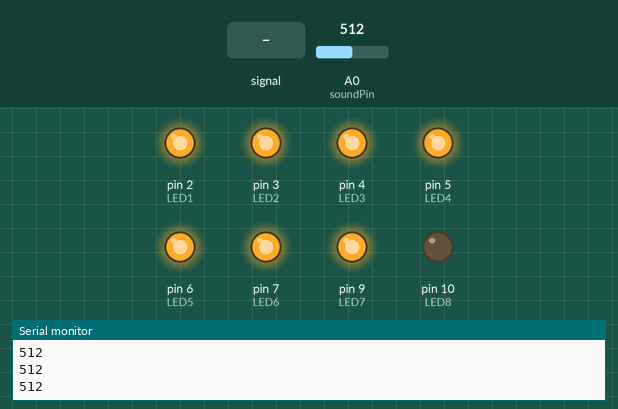
A sketch run on a simulated Arduino Uno, built with avr-gcc and run on an emulated ATmega328P. On the bench: output pins drawn as LEDs (lit = HIGH), the last lines printed to the serial monitor. Dashed ring = blinking. The inputs (shaded band) are chosen by the test bench; at power-on: A0 (soundPin) = 512.

Above: at 1.2 s.
1.3 s: A0 (soundPin) fed a 200 Hz sine of ±255 counts around its level
At 1.83 s:
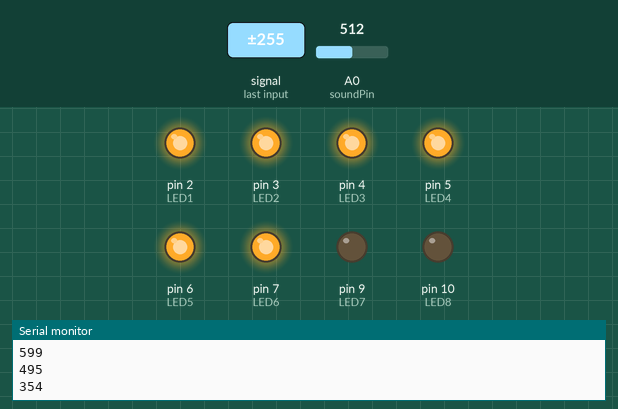
4.3 s: A0 (soundPin) set to 560
At 4.9 s:
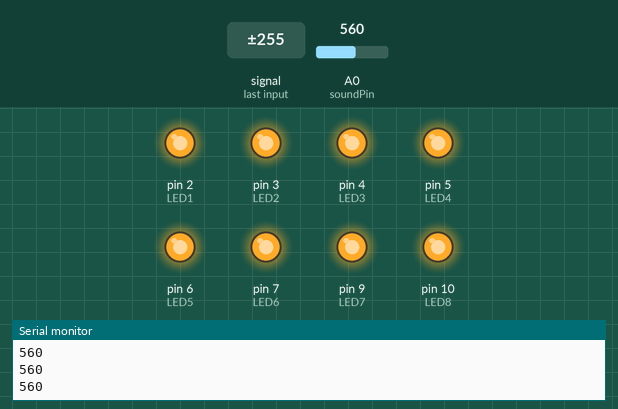
5.8 s: A0 (soundPin) fed a 2 Hz sine of ±306 counts around its level
At 6.19 s:
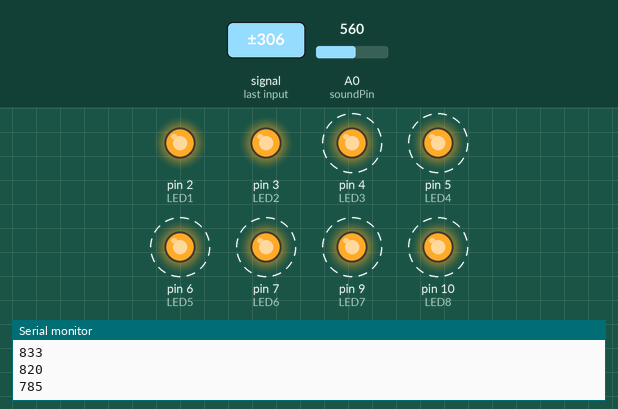
8.8 s: A0 (soundPin) fed a 50 Hz sine of ±306 counts around its level
At 9.13 s:
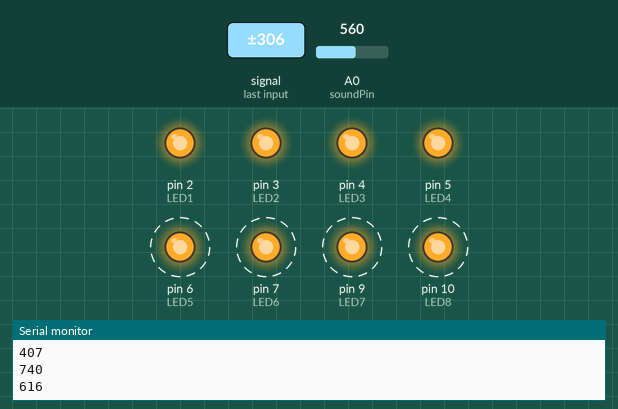
11.8 s: A0 (soundPin) set to 190
At 12.9 s:
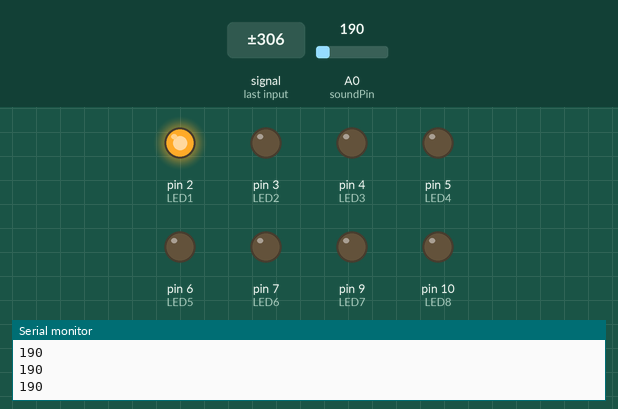
13.3 s: A0 (soundPin) set to 90
At 13.7 s:
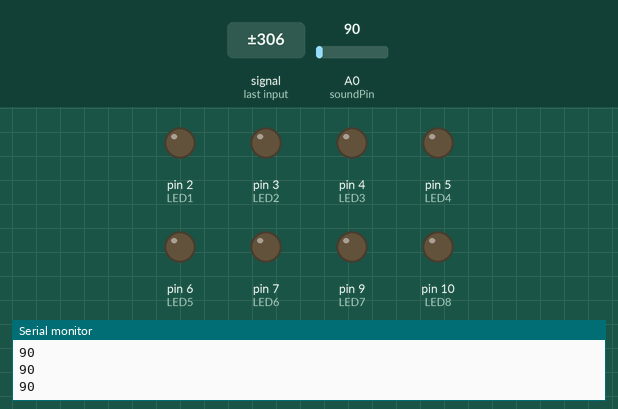
Timing chart, 0 to 15.8 s (numbered marks = the images above; inputs shaded):
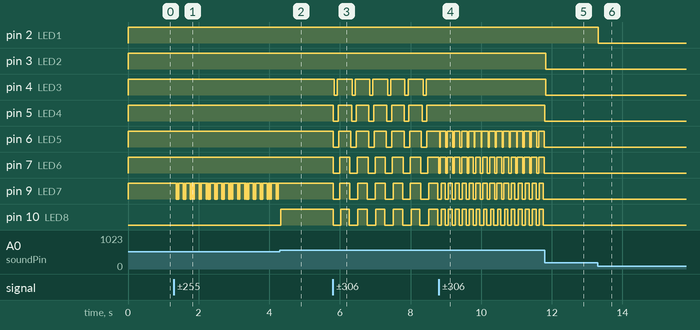

Measured:
- after the input at 1.3 s, pin 9 (LED7): HIGH → LOW after 0.07 s, then moves between LOW and HIGH, repeating every 1.1 s
- after the input at 4.3 s, pin 9 (LED7): stops changing and stays HIGH; pin 10 (LED8): LOW → HIGH at once
- after the input at 5.8 s, pin 4 (LED3): alternates HIGH for 0.42 s and LOW for 0.09 s, starting at once; pin 5 (LED4): alternates HIGH for 0.38 s and LOW for 0.13 s, starting at once
- after the input at 8.8 s, pin 4 (LED3), pin 5 (LED4): stops changing and stays HIGH; pin 6 (LED5): alternates HIGH for 0.16 s and LOW for 0.03 s, starting at once; pin 7 (LED6): alternates HIGH for 0.16 s and LOW for 0.04 s, starting at once; pin 9 (LED7), pin 10 (LED8): alternates HIGH for 0.11 s and LOW for 0.09 s, starting after 0.07 s
- after the input at 11.8 s, pin 3 (LED2), pin 4 (LED3), pin 5 (LED4): HIGH → LOW at once; pin 6 (LED5), pin 7 (LED6), pin 9 (LED7), pin 10 (LED8): stops changing and stays LOW
- after the input at 13.3 s, pin 2 (LED1): HIGH → LOW at once

The sketch:

arduino_input.ino
```cpp
int soundPin = A0;
int LED1 = 2;
int LED2 = 3;
int LED3 = 4;
int LED4 = 5;
int LED5 = 6;
int LED6 = 7;
int LED7 = 9; // pin 8 rusak
int LED8 = 10;

void setup(){
  Serial.begin(9600);
  pinMode(LED1, OUTPUT);
  pinMode(LED2, OUTPUT);
  pinMode(LED3, OUTPUT);
  pinMode(LED4, OUTPUT);
  pinMode(LED5, OUTPUT);
  pinMode(LED6, OUTPUT);
  pinMode(LED7, OUTPUT);
  pinMode(LED8, OUTPUT);
}

void loop(){
  ArdToProcessing(); // fetch analog signal from sensor and print it

  // LED movement
  long sum = 0;
  for(int i=0; i<100; i++){
  sum += analogRead(soundPin);
  }

  sum = sum/100; // average the sample of sound
  if (sum>=100) digitalWrite(LED1, HIGH);
    else digitalWrite(LED1, LOW);
  if (sum>=200) digitalWrite(LED2, HIGH);
    else digitalWrite(LED2, LOW);
  if (sum>=300) digitalWrite(LED3, HIGH);
    else digitalWrite(LED3, LOW);
  if (sum>=350) digitalWrite(LED4, HIGH);
    else digitalWrite(LED4, LOW);
  if (sum>=400) digitalWrite(LED5, HIGH);
    else digitalWrite(LED5, LOW);
  if (sum>=450) digitalWrite(LED6, HIGH);
    else digitalWrite(LED6, LOW);
  if (sum>=500) digitalWrite(LED7, HIGH);
    else digitalWrite(LED7, LOW);
  if (sum>=550) digitalWrite(LED8, HIGH);
    else digitalWrite(LED8, LOW);
  delay(10);
  Serial.println(sum);
}

void ArdToProcessing(){
  Serial.print(analogRead(soundPin));
  Serial.print("\n");
  delay(1);
  }
```
